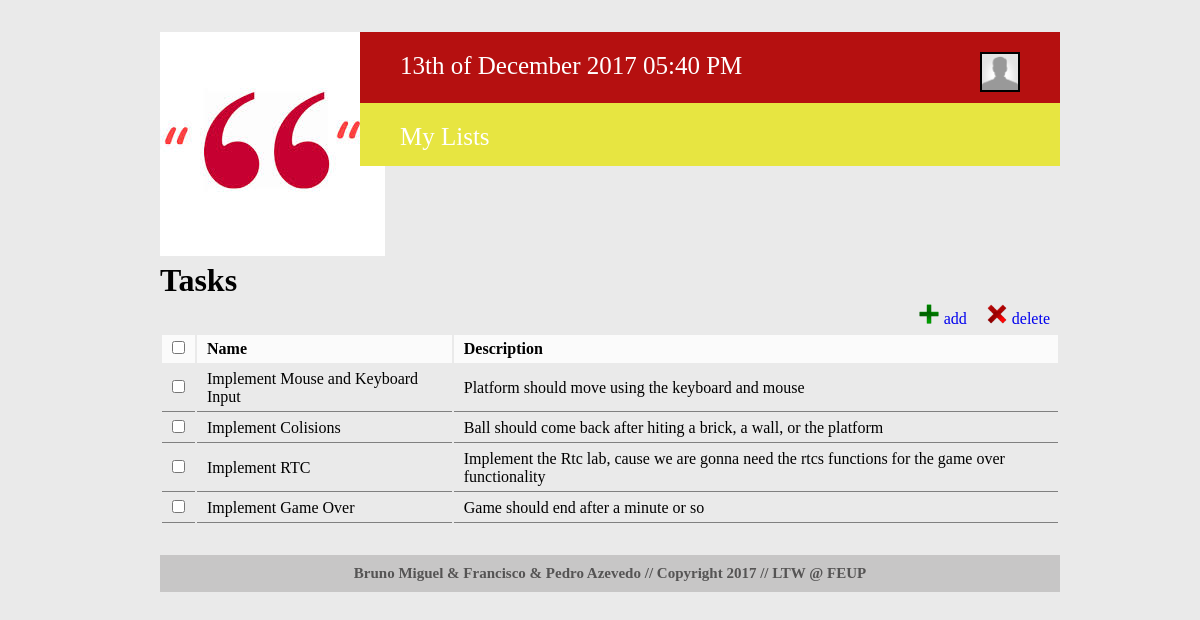
Page /tasks.php?id=2 (signed in) on the earlier database version.
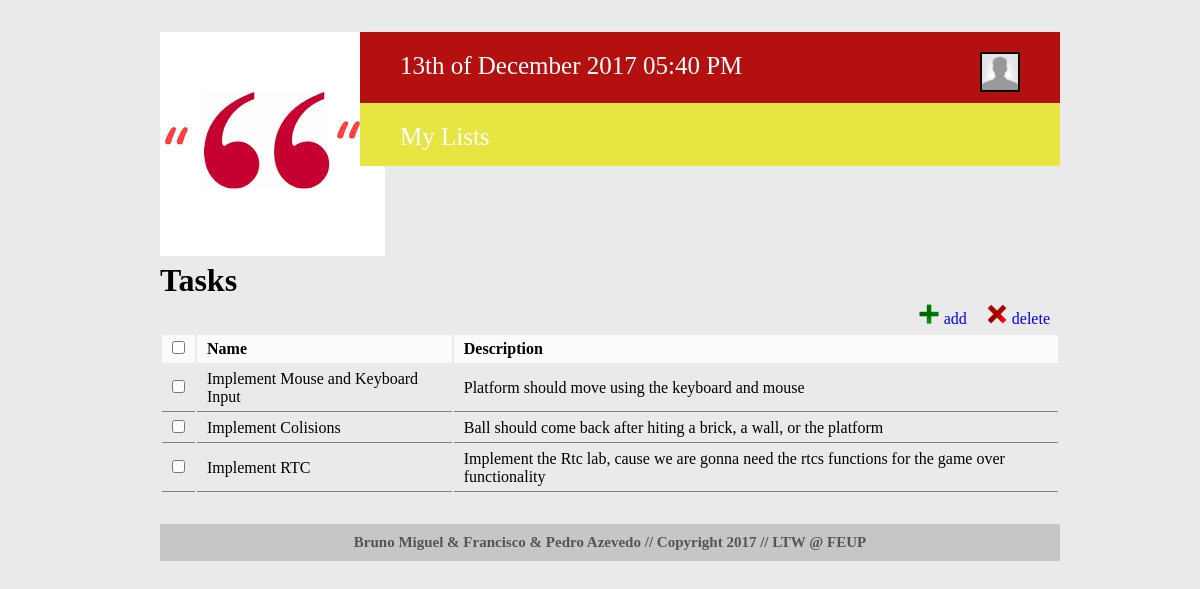
Same page on the later database version.
### tables this page shows
CREATE TABLE taskLists (
  task_id INTEGER REFERENCES tasks,
  list_id INTEGER REFERENCES lists,
  
  PRIMARY KEY (task_id, list_id)
);

CREATE TABLE tasks (
	task_id 			INTEGER PRIMARY KEY AUTOINCREMENT,
	task_name 			VARCHAR(50) NOT NULL,
	task_description	VARCHAR(500),
	task_completed		INTEGER NOT NULL, /*0 not completed 1 completed (false,true)*/
	limit_day			INTEGER NOT NULL,
	limit_month			INTEGER NOT NULL,
	limit_year			INTEGER NOT NULL
);

### tasks.php (called while the page is built, shortened)
<?php
$task_section = "tasks";
include_once('./templates/html_header.php');
include_once('./templates/html_tasks.php');
include_once('./templates/html_footer.php');
?>

### database/db.php (called while the page is built, shortened)
<?php
    class Database {
        private $database;
        public function __construct($sqlite_file_path) {
            try {
                $this->base_path = $_SERVER['SERVER_NAME'] . $_SERVER['PHP_SELF'];
                $this->database = new PDO('sqlite:' . $sqlite_file_path);
                $this->database->setAttribute(PDO::ATTR_ERRMODE, PDO::ERRMODE_EXCEPTION);
            }
            catch (PDOException $e) {
                echo 'Connection to database failed: ' . $e->getMessage();
            }
        }
		public function getTaskFromTaskId($task_id)
        {
            $statement = $this->database->prepare('SELECT * FROM tasks WHERE task_id= ?');
            $statement->execute(array($task_id));
            return $statement->fetch();
        }
        public function getTasksListsFromListsId($list_id)
        {
            $stmt = $this->database->prepare('SELECT * FROM taskLists WHERE list_id = ?');
            $stmt->execute(array($list_id));
            return $stmt->fetchAll();
        }
    }
?>

### templates/html_tasks.php (the view, shortened to what this page needs)
<?
include_once('./database/db.php');
$db = new Database('./database/helpo.db');
$taskLists = $db->getTasksListsFromListsId($_GET['id']);
?>
<div id="tasks">
<h1>Tasks</h1>
<div id="taskscontent">
    <a href="#"><div class="button" id="delete"><img src="./images/delete-icon.png"/>delete</div></a>
    <a href="#"><div class="button" id="add"><img src="./images/add-icon.png"/>add</div></a>
<form>
  <table class="list taskslist" id="<? echo $task_section; ?>table">
    <tr>
      <td><input class="checkboxcontrol" type="checkbox"/></td>
      <td>Name</td>
	  <td>Description</td>
    </tr><?
    foreach ($taskLists as $taskList) {
		$task = $db->getTaskFromTaskId($taskList['task_id']);
      echo '<tr>';
      echo '<td><input id="' . $taskList['task_id'] . '" type="checkbox"/></td>';
      echo '<td><a id="' . $task['task_name'] . '" >' . $task['task_name'] .'</a></td>';
	  echo '<td><a id="' . $task['task_description'] . '">' . $task['task_description'] .'</a></td>';
      echo '</tr>';
    }
?></table>
</form>
</div>
</div>

### templates/html_header.php (shortened to what this page needs)
<?php
   require_once('database/db.php');
?>
<!DOCTYPE html>
  <html>
    <head>
      <link rel="stylesheet" href="css/header.css">
    </head>
    <body>
      <div id="header">
        <div id="logo">
          <a href="home.php"><img src="images/logo.jpg" alt="Logo" /></a>
        </div>
        <div id="redLine">
          <?
            echo '<div class="text dateheader">' . date('jS \of F Y h:i A') . '</div>';
            if (isset($_SESSION['loggedin']))
            {
               echo '<div id="usershow"><a href="profile_page.php?id='. $_SESSION['userid'] . '">';
               if ($_SESSION['useravatar'] != NULL) {
                  echo '<img class="mini_avatar" src="' . $_SESSION['useravatar'] . '"/>';
               } else {
                  echo '<img class="mini_avatar" src="./images/default-avatar.png"/>';
               }
               echo '<div class="text">' . $_SESSION['usernickname'] . '</div></a>';
               echo '<div id="usermenu">';
               echo '<a href="./templates/actions/action_logout.php"><p> Log out </p></a></div></div>';
            }else {?>
            <?}?>
        </div>
        <div id="yellowLine">
           <?
                 echo '<a href="todolists.php?id=' . $_SESSION['userid'] .'"><div class="text">My Lists</div></a>';
           ?>
        </div>
      </div>

### templates/html_footer.php (shortened to what this page needs)
    <div id="footer">
      Bruno Miguel & Francisco & Pedro Azevedo // Copyright 2017 // LTW @ FEUP
    </div>
  </body>
</html>

### css/header.css (style rules this page uses)
* { margin: 0px; font-family: Trebuchet MS; }
body { width: 900px; margin: 2em 10em 3em 10em; background-color: #eaeaea; position: relative; }
div#header { height: 200px; padding: 0px; margin-bottom: 30px; }
div#header div.text { font-size: 25px; color: white; padding-top: 20px; padding-left: 10px; padding-right: 30px; }
#logo { margin: 0px; padding-left: 0px; width: 200px; float: left; }
div.dateheader { margin-left: 30px; }
#redLine { background-color: #b51010; float: left; width: 700px; height: 71px; }
div#redLine div.text { float: left; height: 100%; }
#yellowLine { background-color: #e7e541; float: left; width: 700px; height: 63px; }
div#yellowLine div.text { float: left; height: 100%; padding: 20px 8px 0px 10px; }
div#yellowLine a:first-child div.text { margin-left: 30px; }
.button img { height: 20px; margin-right: 5px; }
.button { float: right; padding: 0px 10px; padding-top: 5px; vertical-align: top; }
.list { width: 100%; float: left; margin-top: 5px; }
.list tr td { padding: 5px 10px; }
.list tr:first-child td { font-weight: bold; background-color: rgba(255, 255, 255, 0.8); }
.list tr:not(:first-child) td { border-bottom: 1px gray solid; }
#usershow { font-size: 25px; color: white; padding-top: 20px; padding-left: 10px; padding-right: 30px; float: right; height: 100%; }
img.mini_avatar { width: 36px; position: relative; clip: rect(0px, 40px, 40px, 0px); float: left; border: 2px double black; margin-right: 10px; }
div#footer { width: 900px; float: left; background-color: #c7c6c6; color: #555454; margin-top: 30px; text-align: center; padding: 10px 0px; font-weight: bold; font-size: 15px; }

Differences in the rows shown:
removed tasklists: task.task_name "Implement Game Over", task.task_description "Game should end after a minute or so"
